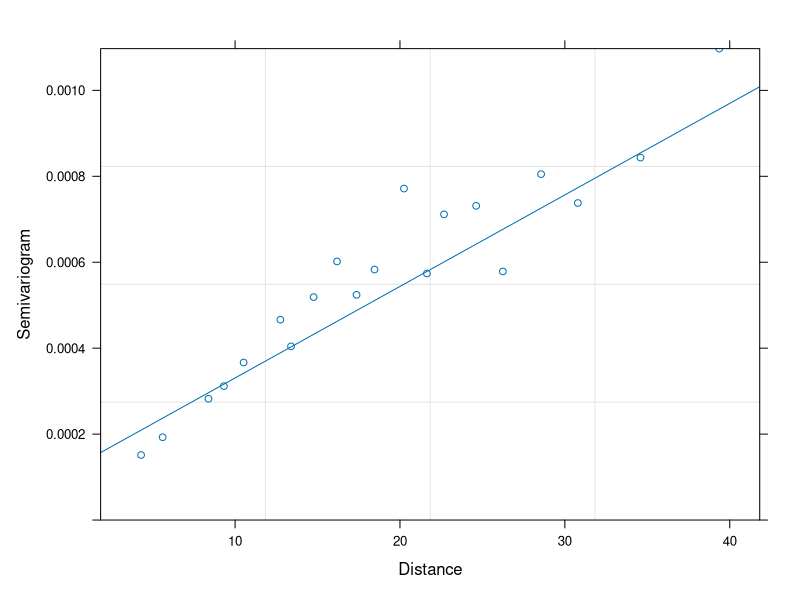
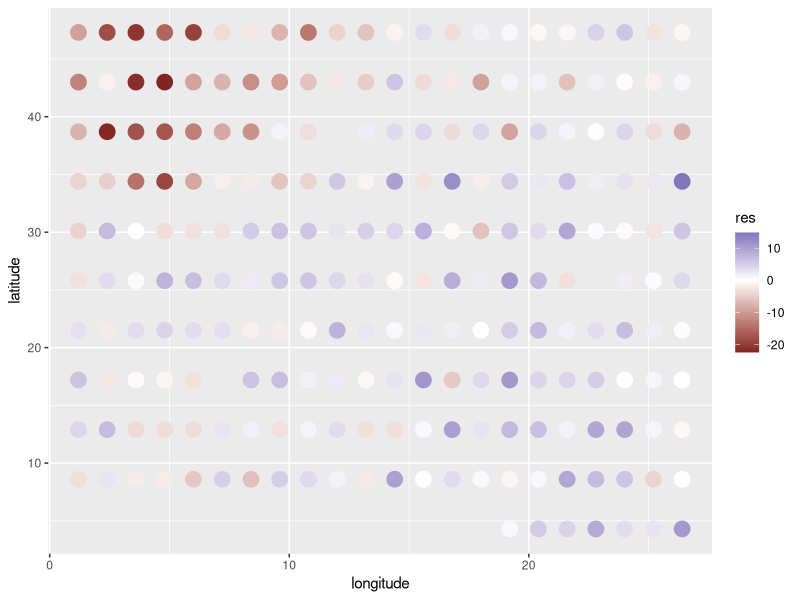
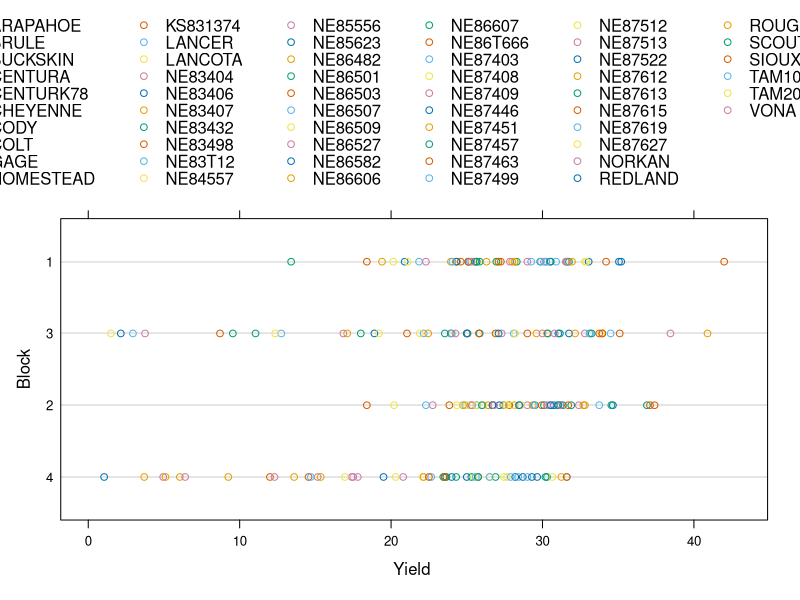
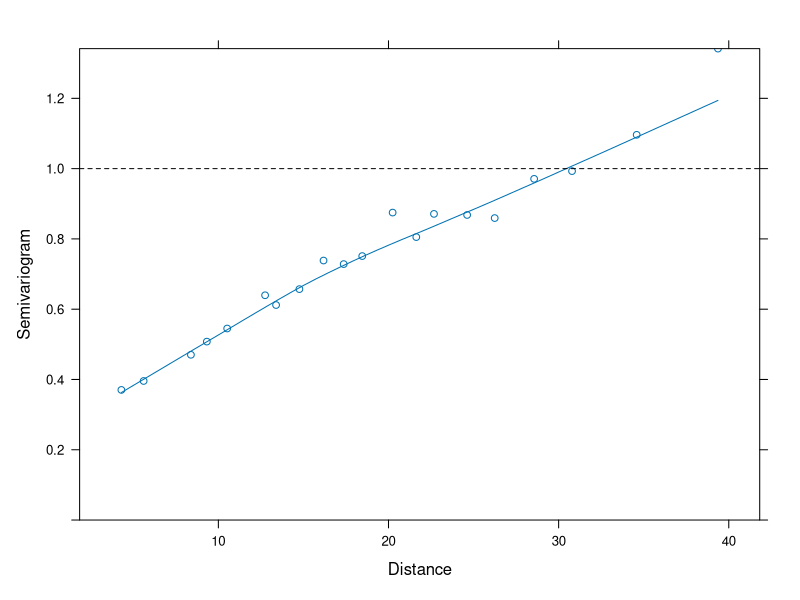
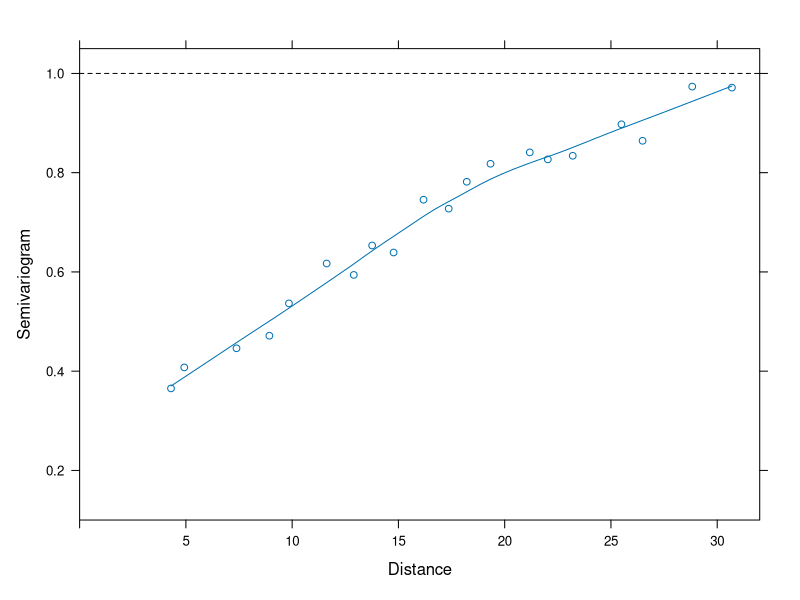
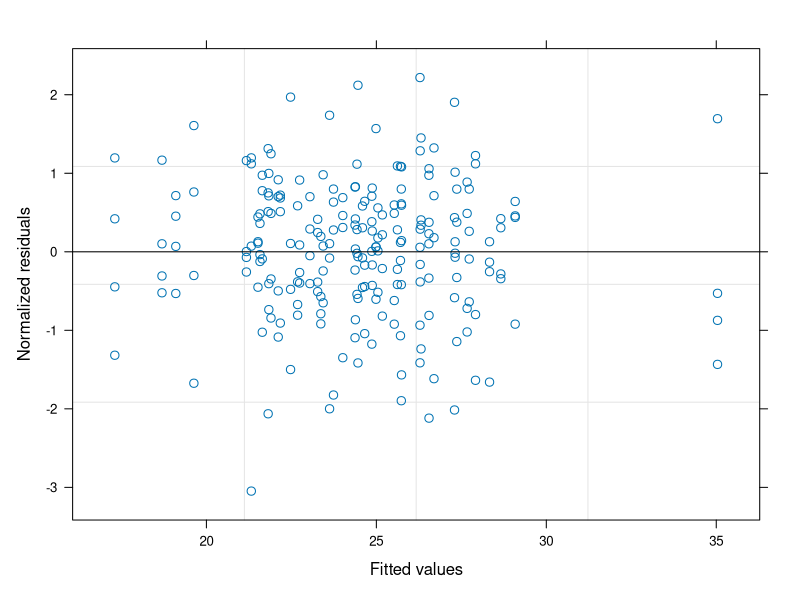
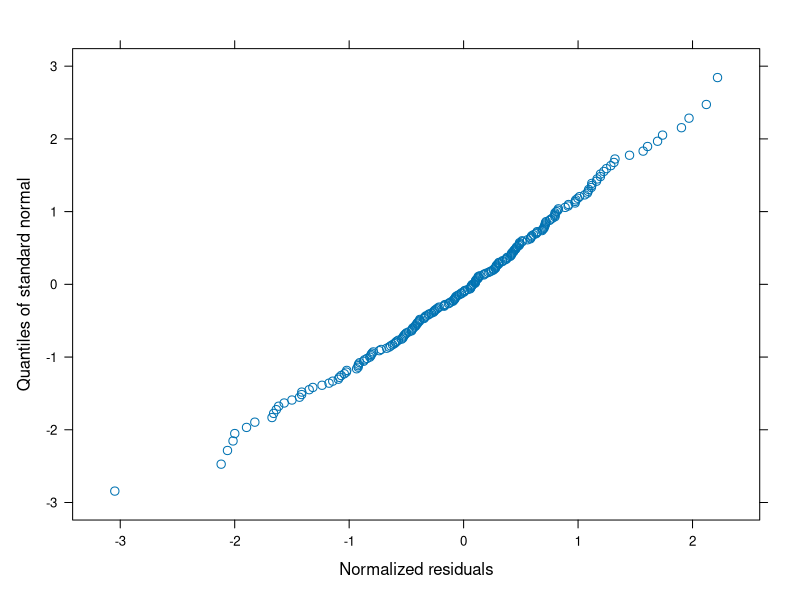
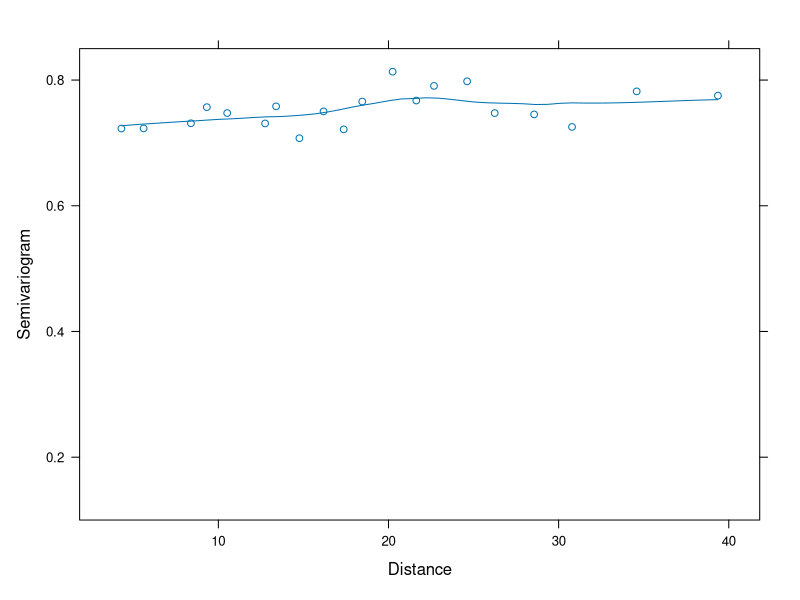

Source code (R) for these figures, in order:
# 小麦产量实验 Yields from a randomized complete block design
# 空间样本变差
library(nlme)
data(Wheat2) # Wheat Yield Trials
head(Wheat2)
str(Wheat2)

pdf(file = "Yields-Block.pdf", width = 10, height = 6)
plot(Wheat2)
dev.off()

m1 <- gls(yield ~ variety - 1, data = Wheat2) 

Variogram(m1, form = ~latitude + longitude)

pdf(file = "Yields-Variogram.pdf", width = 8, height = 6)
plot(Variogram(m1,
  form = ~latitude + longitude,
  data = Wheat2, resType = "normalized"
), sigma = 1
)

plot(Variogram(m1,
               form = ~latitude + longitude,
               maxDist = 32, resType = "normalized"
), xlim = c(0, 32), ylim = c(0.1,1.05),sigma = 1)
dev.off()

# gls {nlme}  再考虑极大似然方法

# method: a character string. If "REML" the model is fit by maximizing the restricted log-likelihood. If "ML" the log-likelihood is maximized. Defaults to "REML".

m2 <- update(m1,
  corr = corSpher(c(31, 0.2),
    form = ~latitude + longitude,
    nugget = TRUE
  )
)
m2

m3 <- update(m1,
  corr = corRatio(c(13, 0.2),
    form = ~latitude + longitude,
    nugget = TRUE
  )
)
m3

m4 <- update(m1,
             corr = corSpher(c(28, 0.2),
                             form = ~latitude + longitude,
                             nugget = TRUE
             )
)
m4

plot(Variogram(m2, form = ~latitude + longitude, data = Wheat2),
  sigma = 1, grid = TRUE, scales = list(col = "black")
)

anova( m2, m3, m4 )

pdf(file = "heteroscedasticity.pdf", width = 6, height = 6)
# 检查异方差性
plot( m3, resid(., type = "n") ~ fitted(.),  abline = 0, grid = TRUE )
dev.off()

pdf(file = "normality.pdf", width = 6, height = 6)
# 正态性
qqnorm( m3, ~ resid(., type = "n") )
dev.off()



pdf(file = "Yields-Variogram3.pdf", width = 8, height = 6)
plot(Variogram(m3, resType = "n"), ylim = c(0.1, .85))
dev.off()




Wheat2$res <- as.numeric(residuals(m2))
Wheat2$res <- as.numeric(residuals(m1))

library(ggplot2)
ggplot(Wheat2, aes(longitude, latitude, colour = res)) +
  geom_point(size = 5) + scale_color_gradient2()
